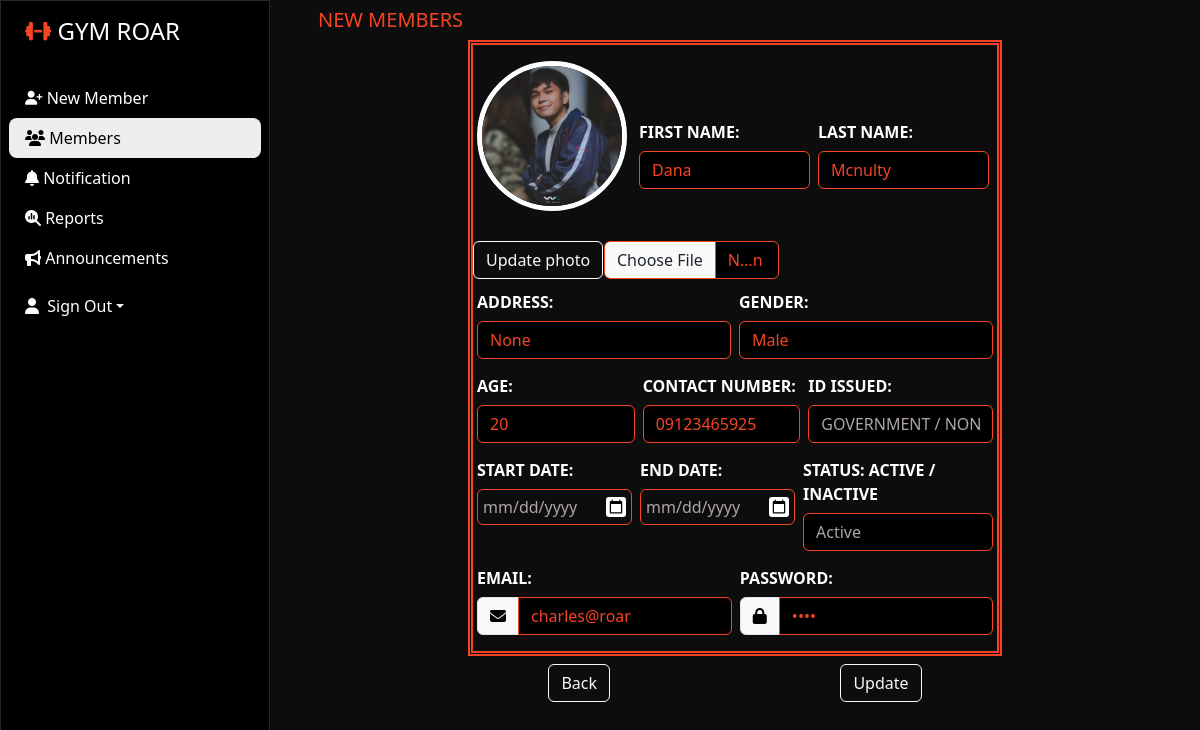
Page /All/Upactive.php?Email=charles@roar on the committed database.
### tables this page shows
CREATE TABLE `status` (
  `Image` varchar(50) NOT NULL,
  `First_Name` varchar(50) NOT NULL,
  `Last_Name` varchar(50) NOT NULL,
  `Age` int(50) NOT NULL,
  `Gender` varchar(20) NOT NULL,
  `Contact_Number` varchar(11) NOT NULL,
  `Address` varchar(50) NOT NULL,
  `Id_Issue` varchar(20) NOT NULL,
  `Email` varchar(50) NOT NULL,
  `Password` varchar(30) NOT NULL,
  `Status` varchar(20) DEFAULT 'Pending',
  `Start_Date` date NOT NULL,
  `End_Date` date NOT NULL,
  `Name` varchar(50) NOT NULL DEFAULT 'GYM ROAR Announcement'
);

### All/Upactive.php (the view, shortened to what this page needs)
<?php
include "db_conn.php";
if(isset($_GET['Email']) ) {
$em = $_GET['Email'];
$sql = "SELECT * FROM `status` WHERE `Email` = '$em'";
$result = mysqli_query($conn, $sql);
$rows = mysqli_fetch_assoc($result);
}
$alert = "";
$alerts = "";
?>
<!DOCTYPE html>
<html lang="en">
<head>
    <link rel="stylesheet" href="https://cdnjs.cloudflare.com/ajax/libs/font-awesome/6.4.2/css/all.min.css">
    <link rel="stylesheet" href="https://cdnjs.cloudflare.com/ajax/libs/animate.css/3.7.2/animate.min.css">
    <link rel="stylesheet" href="https://cdn.jsdelivr.net/npm/bootstrap@5.3.2/dist/css/bootstrap.min.css">
    <link rel="stylesheet" href="sadmin.css">
</head>
<body>
    <div class="main-container fixed-top d-flex">
        <div class="sidebar" id="side_nav">
            <div class="header-box px-4 pt-3 pb-4 d-flex">
                <h1 class="fs-4">
                    <a class="navbar-brand" href="Nmember.php">
                   <i class="fas fa-dumbbell fa-sm" style="color: #f54324;"></i>
                    <span class="text-white">GYM ROAR</span>
                    </a>
                </h1>
            </div>
            <ul class="list-unstyled px-2">
                <li class="nav-item"><a href="Nmember.php" class="text-decoration-none px-3 py-2 d-block"><i class="fa-solid fa-user-plus fa-sm"></i> New Member</a></li>
                <li class="active"><a href="Members.php" class="text-decoration-none px-3 py-2 d-block"><i class="fa-solid fa-users"></i> Members</a></li>
                <li class="nav-item"><a href="NotificationAdmin.php" class="text-decoration-none px-3 py-2 d-block"><i class="fa-solid fa-bell"></i> Notification</a></li>
                <li class="nav-item"><a href="Report.php" class="text-decoration-none px-3 py-2 d-block"><i class="fa-solid fa-magnifying-glass-chart"></i>  Reports </a></li>
                <li class="nav-item"><a href="Announcement.php" class="text-decoration-none px-3 py-2 d-block"><i class="fa-solid fa-bullhorn"></i> Announcements</a></li>
            </ul>
            <div class="dropdown  px-4 pt-6 pb-5 d-flex">
              <a href="#" class="d-flex align-items-center text-white text-decoration-none dropdown-toggle" id="dropdownUser1" data-bs-toggle="dropdown" aria-expanded="false">
                  <i class="fa fa-user"></i> &nbsp Sign Out</a>
          </div>
      </div>
        <div class="content">
            <div class="dashboard-content px-5 pt-2">
                <h2 class="fs-5">NEW MEMBERS</h2>
                <div class="d-flex justify-content-center" id="Nmember">
                  <form method="POST" enctype="multipart/form-data">
                    <div class="d-flex">
                      <div class="p-1 py-3 flex-grow-0 bd-highlight">
                        <img src ="upload/<?php echo $rows['Image']?>" id = "output" style = "width:150px; height:150px">
                      </div>
                      <div class="p-1 py-5 flex-grow-1 bd-highlight">
                      <h6 class = "ps-3 pt-2 text-primary"><?php echo $alert ?></h6>
                        <div class="d-flex bd-highlight">
                          <div class="p-1 flex-grow-1 bd-highlight">
                            <label for="message-text" class="col-form-label">First Name:</label>
                            <input type="text" class="form-control" value = "<?php echo $rows['First_Name'] ?>" name="firstname">
                          </div>
                          <div class="p-1 flex-grow-1 bd-highlight">
                            <label for="message-text" class="col-form-label">Last Name:</label>
                            <input type="text" class="form-control" value = "<?php echo $rows['Last_Name'] ?>" name="lastname">
                          </div>
                        </div>
                    </div>
                     </div>
                     <div class="d-flex flex-row bd-highlight">
                      <div class="col-lg-3 col-md-6 col-sm-12">
                      <button type="submit" name="update" class="btn btn-outline-light btn-md"> Update photo</button>
                      </div>
                      <div class="col-lg-4 col-md-6 col-sm-12">
                        <input type="file" class="form-control" id="file" name="image" onchange="loadFile(event)" aria-describedby="inputGroupFileAddon04" aria-label="Upload" >
                      </div>
                      <h6 class = "ps-3 pt-2 text-primary"><?php echo $alerts ?></h6>
                    </div>
                    <div class="d-flex bd-highlight">
                      <div class="p-1 flex-grow-1 bd-highlight">
                        <label for="recipient-name" class="col-form-label">Address:</label>
                        <div class="input-group">
                          <input type="text" class="form-control"  value = "<?php echo $rows['Address'] ?>" name="address" required>
                        </div>
                      </div>
                      <div class="p-1 flex-grow-1bd-highlight">
                      <label for="message-text" class="col-form-label">Gender:</label>
                      <input type="text" class="form-control" value = "<?php echo $rows['Gender'] ?>"name="gender">
                    </div>
                     </div>
                     <div class="d-flex bd-highlight">
                      <div class="p-1 flex-grow-1 bd-highlight">
                        <label for="message-text" class="col-form-label">Age:</label>
                        <input type="text" class="form-control" value = "<?php echo $rows['Age'] ?>"name="age">
                      </div>
                      <div class="p-1 flex-grow-1 bd-highlight">
                        <label for="message-text" class="col-form-label">Contact Number:</label>
                        <input type="tel" class="form-control"  value = "<?php echo $rows['Contact_Number'] ?>" name="contact">
                      </div>
                      <div class="p-1 flex-grow-1 bd-highlight">
                      <label for="message-text" class="col-form-label">ID Issued:</label>
                        <select name="id" class="form-control">
                          <option value="GOVERNMENT / NON-GOVERNMENT" selected hidden>GOVERNMENT / NON-GOVERNMENT</option>
                        </select>
                      </div>
                    </div>
                    <div class="d-flex bd-highlight">
                      <div class="p-1 flex-grow-1 bd-highlight">
                        <label for="message-text" class="col-form-label">Start Date:</label>
                        <input type="date" class="form-control" name="s_date">
                      </div>
                      <div class="p-1 flex-grow-1 bd-highlight">
                        <label for="message-text" class="col-form-label">End Date:</label>
                        <input type="date" class="form-control"  name="e_date">
                      </div>
                      <div class="p-1 flex-grow-0 bd-highlight">
                      <label for="message-text" class="col-form-label">Status: Active / Inactive</label>
                        <select name="status" class="form-control">
                          <option value="Active" selected>Active</option>
                        </select>
                      </div>
                    </div>
                    <div class="d-flex bd-highlight">
                      <div class="p-1 pb-3 flex-grow-1 bd-highlight">
                         <label for="message-text" class="col-form-label">Email:</label>
                         <div class="input-group">
                           <span class="input-group-text" id="basic-addon1"><i class="fa-solid fa-envelope"></i></span>
                           <input type="email" class="form-control" name="email" value="<?php echo $rows['Email'] ?>"  aria-label="Username" aria-describedby="basic-addon1">
                          </div>
                      </div>
                      <div class="p-1 pb-3 flex-grow-1 bd-highlight">
                          <label for="message-text" class="col-form-label">Password:</label>
                          <div class="input-group">
                            <span class="input-group-text" id="basic-addon1"><i class="fa-solid fa-lock"></i></span>
                            <input type="password" class="form-control" name="password" value="<?php echo $rows['Password'] ?>" aria-label="Username" aria-describedby="basic-addon1">
                          </div>
                      </div>
                    </div>
                 </div>
                 <div class="row px-2 mb-3 mt-2">
                  <div class="d-flex justify-content-evenly" >
                  <button type="submit" name="pending" class="btn btn-outline-light btn-md me-2"><a class="nav-link" href="Active.php"> Back </a></button>
                  <button type="submit" name="submit" class=" btn btn-outline-light btn-md ">Update</button>
                  </div>
              </div>
            </div>
        </div>
  </div>
</body>
</html>

### All/sadmin.css (style rules this page uses)
body { background: #eee; }
#side_nav { background: #000; min-width: 270px; max-width: 270px; transition: all 0.3s; border: 1px solid rgb(40, 39, 39); }
.content { min-height: 100vh; width: 100%; }
.sidebar li.active { background: #eee; border-radius: 8px; }
.sidebar li.active a, .sidebar li.active a:hover { color: #000; }
.sidebar li a { color: #fff; }
#output { height: 170px; width: 170px; background-image: url("Fit/pictures/profile.png"); background-size: cover; background-position: center; border-radius: 50%; border:5px solid #ffffff; }
.content { background-color: rgba(6, 6, 6, 0.97); color: white; }
.dashboard-content h2 { color:#f54324; }
.dashboard-content span { color: #000000; font-weight: 700; font-family:Georgia, 'Times New Roman', Times, serif }
#Nmember { margin-left: 150px; margin-right: 150px; border: 5px double #f54324; }
label { text-transform: uppercase; font-weight: bold; }
input[type="email"], input[type="password"], input[type="text"], input[type="number"], input[type="tel"], input[type="file"] { background-color: black; border: 1px solid#f54324; color:#f54324; }
.form-control option { background: black ; color: white; }
.dashboard-content select { background-color: black; border: 1px solid #f54324; color:rgb(174, 165, 165); }
.dashboard-content ::placeholder { color:rgb(174, 165, 165); }
input[type=date] { background: transparent; border:1px solid #f54324; color:rgb(174, 165, 165); padding:5px; }

### rows in the picture
status: Image (picture), firstname "Dana", lastname "Mcnulty", address "None", gender "Male", age "20", contact "09123465925", email "charles@roar"
